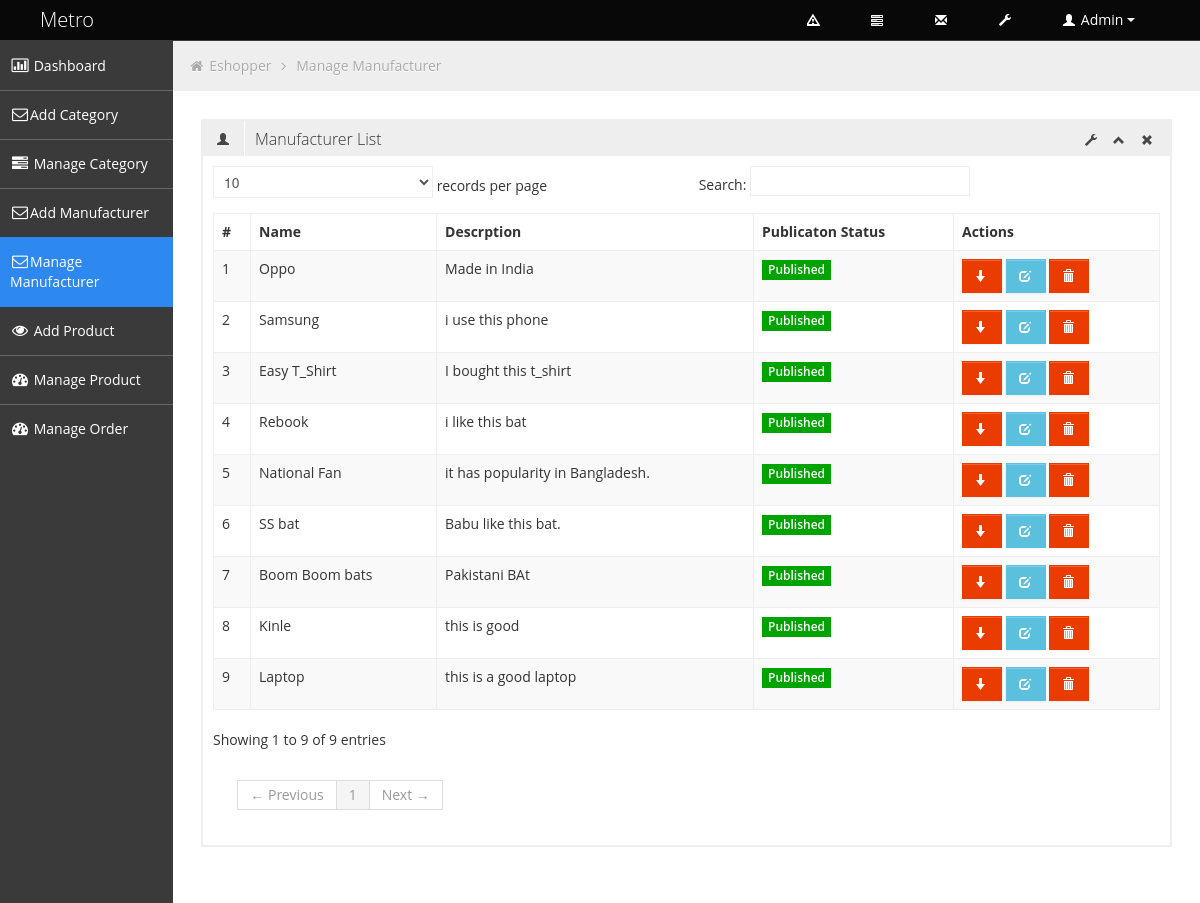
Page /admin/manage_manufacturer.php (signed in) on the committed database.
### tables this page shows
CREATE TABLE `tbl_manufacturer` (
  `manufacturer_id` int(11) NOT NULL,
  `manufacturer_name` text NOT NULL,
  `manufacturer_description` text NOT NULL,
  `publication_status` tinyint(4) NOT NULL
);

### admin/manage_manufacturer.php (called while the page is built, shortened)
<?php
include 'admin_master.php';

### classes/DB_Connection.php (called while the page is built, shortened)
<?php
class DB_Connection{
	private $host = 'localhost';
	private $user = 'root';
	private $pass = '';
	private $db_name = 'e_shopper';
	public function __construct(){
		$this->db_connect = mysqli_connect($this->host,$this->user,$this->pass,$this->db_name);
	}
}
?>

### classes/Admin.php (called while the page is built, shortened)
<?php
require_once('DB_Connection.php');
class Admin extends DB_Connection{
	public function viewAllManufacturer(){
		$sql = "SELECT * FROM tbl_manufacturer";
		if(mysqli_query($this->db_connect,$sql)){
			return mysqli_query($this->db_connect,$sql);
		}
	}
}
?>

### admin/pages/manage_manufacturer_page.php (the view)
<?php
$manufacturerList = $admin->viewAllManufacturer();
?>
<ul class="breadcrumb">
    <li>
        <i class="icon-home"></i>
        <a href="index.html">Eshopper</a>
        <i class="icon-angle-right"></i>
    </li>
    <li><a href="#">Manage Manufacturer</a></li>
</ul>
<div class="row-fluid sortable ui-sortable">
    <div class="box span12">
        <div class="box-header" data-original-title="">
            <h2><i class="halflings-icon user"></i><span class="break"></span>Manufacturer List</h2>
            <div class="box-icon">
                <a href="#" class="btn-setting"><i class="halflings-icon wrench"></i></a>
                <a href="#" class="btn-minimize"><i class="halflings-icon chevron-up"></i></a>
                <a href="#" class="btn-close"><i class="halflings-icon remove"></i></a>
            </div>
        </div>
        <div class="box-content">
            <div class="dataTables_wrapper" role="grid">
                <table class="table table-striped table-bordered bootstrap-datatable datatable dataTable">
                    <thead>
                        <tr role="row">
                            <th class="sorting_asc">#</th>
                            <th class="sorting">Name</th>
                            <th class="sorting">Descrption</th>
                            <th class="sorting">Publicaton Status</th>
                            <th class="sorting">Actions</th>
                        </tr>
                    </thead>
                    <tbody role="alert" aria-live="polite" aria-relevant="all">
                    	<?php $i = 1;
                    		foreach ($manufacturerList as $manufacturer) { ?>
                        <tr class="odd">
                            <td class="  sorting_1"><?php echo $i; ?></td>
                            <td class="center "><?php echo $manufacturer['manufacturer_name']; ?></td>
                            <td class="center "><?php echo $manufacturer['manufacturer_description']; ?></td>
                            <td class="center ">
                            	<?php if($manufacturer['publication_status']==1){
                            		?>
									<span class="label label-success">Published</span>
                            		<?php
                            		}else{
                            		?>
                            		<span class="label label-important">Unpublished</span>
                            		<?php
                            		} ?>
                            </td>
                            <td class="center ">
                            	<?php
                            		if($manufacturer['publication_status']==1){
                            			?>
                            			<a class="btn btn-danger" href="manufacturer_action.php?action=unpublish&manufacturer_id=<?php echo $manufacturer['manufacturer_id'];?>">
                                    		<i class="halflings-icon white arrow-down"></i>
                                		</a>
                            			<?php
                            		}else{
                            			?>
                            			<a class="btn btn-success" href="manufacturer_action.php?action=publish&manufacturer_id=<?php echo $manufacturer['manufacturer_id'];?>">
                                    		<i class="halflings-icon white arrow-up"></i>
                                		</a>
                            			<?php
                            		}
                            	?>
                                <a class="btn btn-info" href="edit_manufacturer.php?manufacturer_id=<?php echo $manufacturer['manufacturer_id']; ?>" title="Edit Manufacturer">
                                    <i class="halflings-icon white edit"></i>
                                </a>
                                <a onclick="return confirm('Are you sure?')" class="btn btn-danger" href="manufacturer_action.php?action=delete&manufacturer_id=<?php echo $manufacturer['manufacturer_id'];?>" title="Delete Manufacturer">
                                    <i class="halflings-icon white trash"></i>
                                </a>
                            </td>
                        </tr>
                        <?php $i++; }	?>
                    </tbody>
                </table>
            </div>
        </div>
    </div>
</div>

### admin/assets/css/style.css (style rules this page uses)
.green, .green [class="box-header"], .green.box, .slider.green .ui-slider-range, .progress.green .ui-progressbar-value, .sliderVertical.green .ui-slider-range, .progressSlim.green .ui-progressbar-value, .label-success, .badge-success { background: #00A300 !important; border-color: #00A300 !important; color: #fff; }
body { background: #F5F5F5; color: #333; border: none; font-family: 'Open Sans', sans-serif; font-weight: 400; }
h2 { font-size: 16px; line-height: 16px; }
.breadcrumb { margin: -28px -28px 28px -28px; line-height: 34px; background: #eee; border: 0px; color: #aaa; -webkit-box-shadow: none; -moz-box-shadow: none; box-shadow: none; -webkit-border-radius: 0px; -moz-border-radius: 0px; border-radius: 0px; }
.breadcrumb a { color: #aaa; text-shadow: 0px 1px 1px #fff; }
.box { border: 2px solid #eee; background: #fff !important; margin-bottom: 28px; }
.box-header { height: 16px; font-size: 16px; line-height: 16px; padding: 10px; background: #eee; -webkit-box-shadow: none; -moz-box-shadow: none; box-shadow: none; overflow: hidden; }
.box-header h2 { float:left; margin-top: 0px; font-weight: 300; }
.box-header h2 i { margin: 0px 3px 0px 4px; opacity: .8; filter: alpha(opacity=80); -ms-filter:"progid:DXImageTransform.Microsoft.Alpha(Opacity=80)"; }
.box-header .box-icon { float:right; margin-top: 1px; }
.box-header .box-icon i { -webkit-transition: all 0.1s ease-in-out; -moz-transition: all 0.1s ease-in-out; -o-transition: all 0.1s ease-in-out; -ms-transition: all 0.1s ease-in-out; transition: all 0.1s ease-in-out; opacity: .8; filter: alpha(opacity=80); -ms-filter:"progid:DXImageTransform.Microsoft.Alpha(Opacity=80)"; }
.box-header .box-icon a { margin: 0px 5px; }
.box-content { position: relative; z-index: 50; margin-top: -1px; padding: 10px; background: #fff !important; }
.label, .badge { text-shadow: none; font-family: 'Open Sans', sans-serif; font-weight: 600; font-size: 12px; padding: 3px 6px; }
.label { -webkit-border-radius: 0px; -moz-border-radius: 0px; border-radius: 0px; }
.btn { display: inline-block; padding: 6px 12px; margin-bottom: 0; font-size: 14px; font-weight: 500; line-height: 20px; text-align: center; white-space: nowrap; vertical-align: middle; cursor: pointer; border: 1px solid #a7a9aa; -webkit-border-radius: 0px !important; border-radius: 0px !important; }
.btn i { margin-top: 2px; }
.btn { color: #ffffff; background-color: #a7a9aa; border-color: #a7a9aa; background-image: none; filter: none; text-shadow: none; }
.btn-danger { background-color: #EB3C00; border-color: #EB3C00; }
.btn-info { background-color: #5bc0de; border-color: #5bc0de; }
.table th, .table td { border-top: 1px solid #eee; }
.table-bordered { border-color: #eee; -webkit-border-radius: 0px !important; -moz-border-radius: 0px !important; border-radius: 0px !important; }
.table-bordered th, .table-bordered td { border-left: 1px solid #eee; }
.table-bordered thead:first-child tr:first-child > th:first-child, .table-bordered tbody:first-child tr:first-child > td:first-child, .table-bordered tbody:first-child tr:first-child > th:first-child { -webkit-border-radius: 0px !important; -moz-border-radius: 0px !important; border-radius: 0px !important; }
.table-bordered thead:first-child tr:first-child > th:last-child, .table-bordered tbody:first-child tr:first-child > td:last-child, .table-bordered tbody:first-child tr:first-child > th:last-child { -webkit-border-radius: 0px !important; -moz-border-radius: 0px !important; border-radius: 0px !important; }
.table-bordered thead:last-child tr:last-child > th:first-child, .table-bordered tbody:last-child tr:last-child > td:first-child, .table-bordered tbody:last-child tr:last-child > th:first-child, .table-bordered tfoot:last-child tr:last-child > td:first-child, .table-bordered tfoot:last-child tr:last-child > th:first-child { -webkit-border-radius: 0px !important; -moz-border-radius: 0px !important; border-radius: 0px !important; }
.table-bordered thead:last-child tr:last-child > th:last-child, .table-bordered tbody:last-child tr:last-child > td:last-child, .table-bordered tbody:last-child tr:last-child > th:last-child, .table-bordered tfoot:last-child tr:last-child > td:last-child, .table-bordered tfoot:last-child tr:last-child > th:last-child { -webkit-border-radius: 0px !important; -moz-border-radius: 0px !important; border-radius: 0px !important; }

### rows in the picture
tbl_manufacturer: manufacturer_name "Oppo", manufacturer_description "Made in India", publication_status "Published"
tbl_manufacturer: manufacturer_name "Samsung", manufacturer_description "i use this phone", publication_status "Published"
tbl_manufacturer: manufacturer_name "Easy T_Shirt", manufacturer_description "I bought this t_shirt", publication_status "Published"
tbl_manufacturer: manufacturer_name "Rebook", manufacturer_description "i like this bat", publication_status "Published"
tbl_manufacturer: manufacturer_name "National Fan", manufacturer_description "it has popularity in Bangladesh.", publication_status "Published"
tbl_manufacturer: manufacturer_name "SS bat", manufacturer_description "Babu like this bat.", publication_status "Published"
tbl_manufacturer: manufacturer_name "Boom Boom bats", manufacturer_description "Pakistani BAt", publication_status "Published"
tbl_manufacturer: manufacturer_name "Kinle", manufacturer_description "this is good", publication_status "Published"
tbl_manufacturer: manufacturer_name "Laptop", manufacturer_description "this is a good laptop", publication_status "Published"

### other values in the picture
$_SESSION['admin_name'] "Admin"
